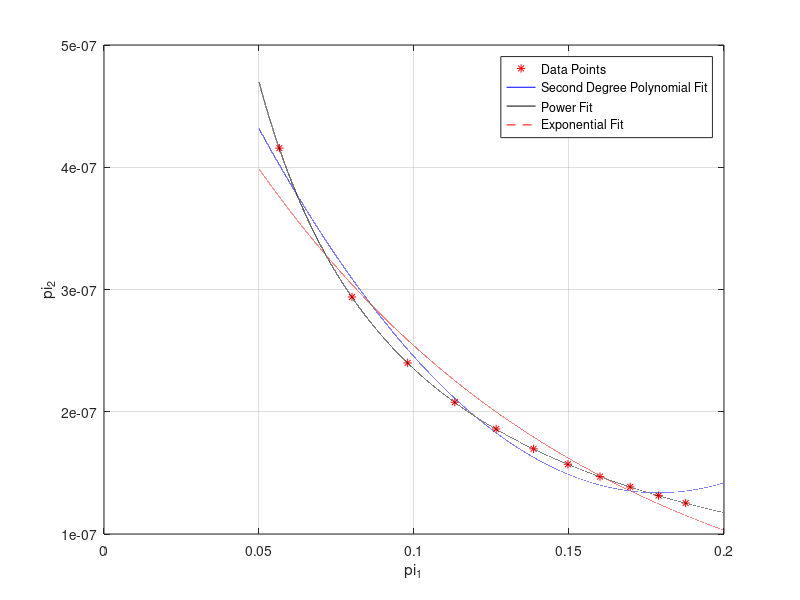
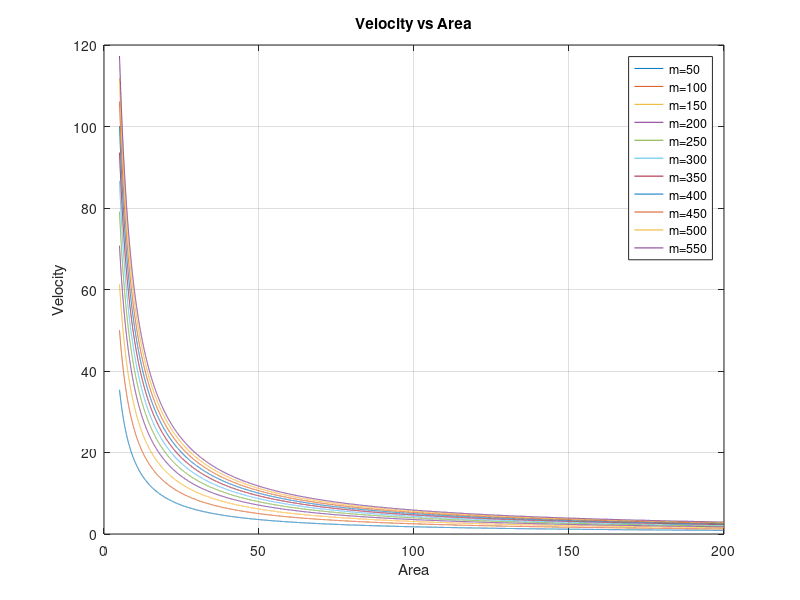
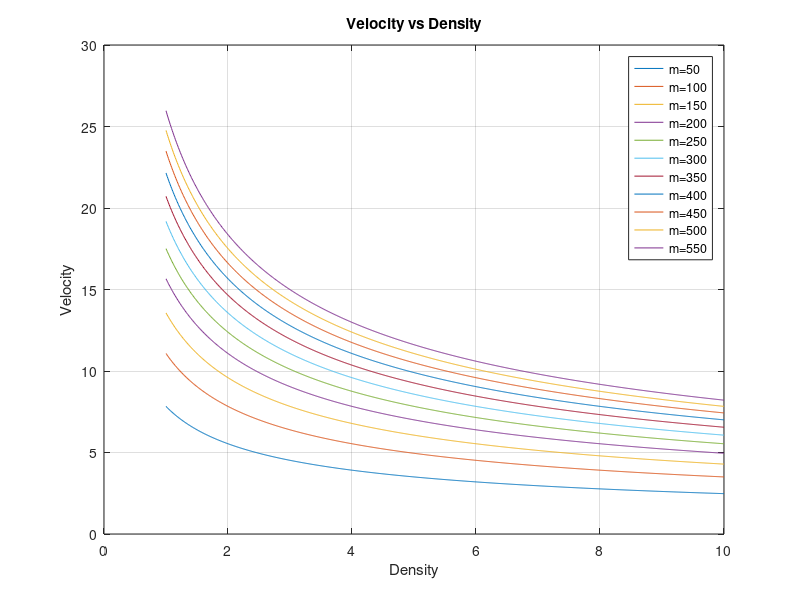
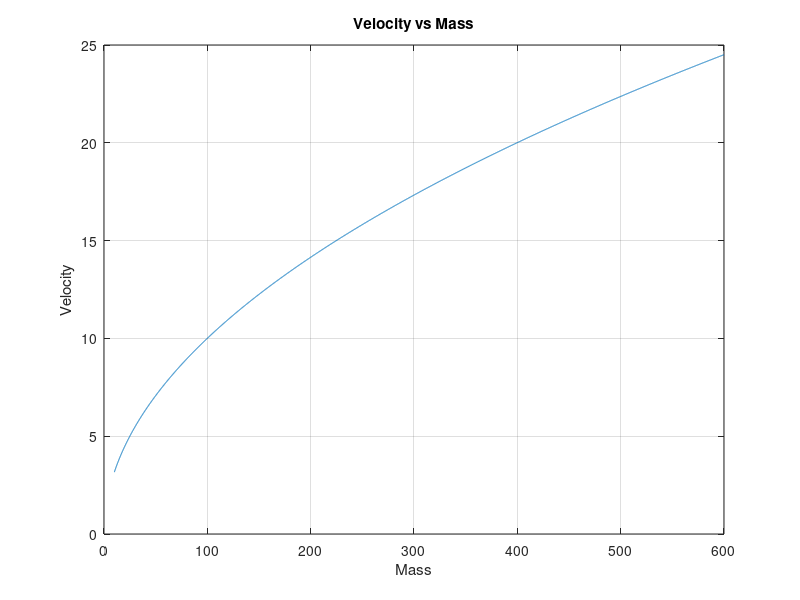

Write the MATLAB code that produced these figures, in order.
clc
clear 
close all

V = [7.07 10 12.25 14.14 15.81 17.32 18.71 20 21.21 22.36 23.45];
M = [50 100 150 200 250 300 350 400 450 500 550];
A_test = 25;
mu_air = 1.8*10^(-5) ;
rho_air = 1.225 ;

%Calculation of pi terms are in the PDF file
pi_1 = M./V/A_test^(3/2) ;
pi_2 = mu_air/rho_air./V/A_test^(1/2) ;

%Next three part have some constants, I found them using Curve Fitting App
%of MATLAB.

%This part is for second degree polynomial fit
p1 =   1.798*10^-5; 
p2 =  -6.426*10^-6;
p3 =   7.079*10^-7;
f = @(x) p1*x.^2 + p2*x + p3 
RmsE_poly2 = 1.021*10^(-8)

%This part is for 2 term power fit
a =  2.349*10^-8;
b =  -1;  
g = @(x) a*x.^(b)
RmsE_power = 5.549*10^-11

%This part is for exponential fit
d = 6.259*10^-7;
w = -9.022;
h = @(x) d.*exp(w.*x)
RmsE_exp = 1.777*10^-8

x=0.05:0.000001:0.2;
plot(pi_1,pi_2,'r*',x,f(x),'b',x,g(x),'k',x,h(x),'--r')
grid on
xlabel('pi_1')
ylabel('pi_2')
legend('Data Points','Second Degree Polynomial Fit','Power Fit','Exponential Fit')
    
%In this section of the code, I will find v-rho, v-m, v-A graphs
A = 5:0.01:200;
rho = 1:0.01:10;
m = 10:0.1:600;
%Derivation of the formula is on my notes
final = @(area, density, mass) 1./area * sqrt(mu_air.*mass/a./density );

figure
for i=50:50:550
    plot(A,final(A,rho_air,i))
    grid on
    hold on
end
title('Velocity vs Area')
xlabel('Area')
ylabel('Velocity')
legend('m=50','m=100','m=150','m=200','m=250','m=300','m=350',...
    'm=400','m=450','m=500','m=550')

figure
for i=50:50:550
    plot(rho,final(A_test,rho,i))
    grid on
    hold on
end
title('Velocity vs Density')
xlabel('Density')
ylabel('Velocity')
legend('m=50','m=100','m=150','m=200','m=250','m=300','m=350',...
    'm=400','m=450','m=500','m=550')

figure
plot(m,final(A_test,rho_air,m)) 
grid on
title('Velocity vs Mass')
xlabel('Mass')
ylabel('Velocity')







